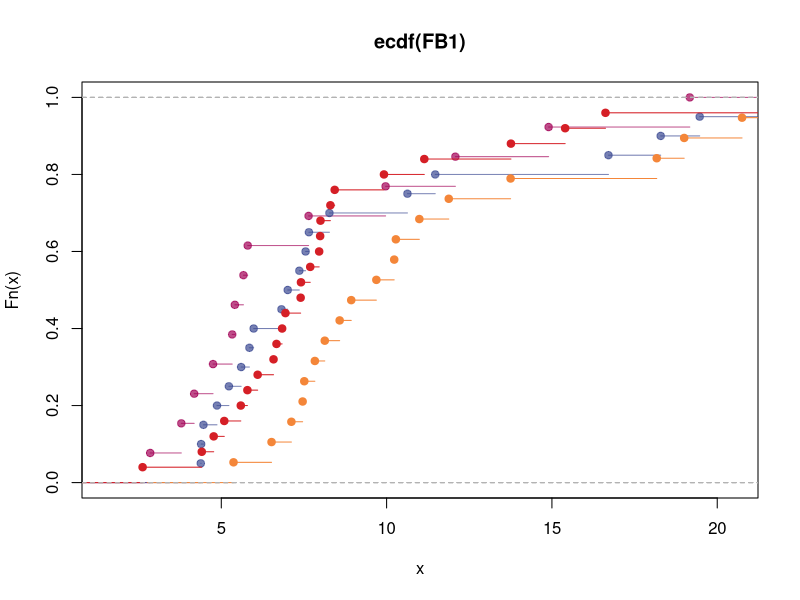

This figure's R source: (Note: this script raises an error after producing the figure.)
setwd("D:/ArchR/fibroblast/")
library(ggplot2)
FB1<-c(4.18,5.80,9.97 ,5.33 ,2.85 ,5.41 ,12.08 ,7.64 ,19.17 ,14.90 ,3.79 ,4.75 ,5.67)
FB2<-c(19.47 ,5.98 ,5.60 ,4.46 ,16.71 ,7.36 ,18.29 ,4.39 ,6.82 ,10.63 ,25.65 ,5.23 ,11.47 ,7.55 ,7.65 ,4.38 ,5.85 ,8.27 ,4.87,7.01 )
FB3<-c(10.28 ,11.88 ,19.00 ,8.13 ,9.69 ,7.83 ,18.17 ,10.99 ,21.64 ,8.93 ,10.23 ,13.75 ,7.46 ,5.37 ,6.52 ,7.12 ,20.75 ,8.58 ,7.51 )
FB4<-c(11.14 ,7.96 ,4.41 ,6.94 ,16.62 ,13.76 ,6.10 ,7.40 ,7.99 ,8.43 ,6.84 ,2.62 ,5.79 ,6.67 ,8.00 ,22.45 ,8.30 ,5.59 ,5.09 ,7.41 ,9.92 ,4.77 ,15.40 ,7.69 ,6.58)

FB1<-ecdf(FB1)
FB2<-ecdf(FB2)
FB3<-ecdf(FB3)
FB4<-ecdf(FB4)
plot(FB1,col="#A20056B2")
lines(FB2, col = "#3B4992B2")
lines(FB3, col = "#F48639")
lines(FB4, col = "#D51F26")
lines(x, col = "black")
ks.test(FB3,x)
##random select some numbers for test###
set.seed(3)
x=runif(n=20,min = 0,max = 25)

####density plot####
plot(density(FB4), col = "#D51F26")

lines(density(FB1),col="#A20056B2")
lines(density(FB2), col = "#3B4992B2")
lines(density(FB3), col = "#F48639")

str(FB4)
subtype<-c(rep("FB1",14),rep("FB2",19),rep("FB3",20),rep("FB4",25))
value<-c(FB1,FB2,FB3,FB4)
den<-data.frame(Group=subtype,value=value)
den
p<-ggplot(den, aes(x = value))
p + geom_density(aes(color = Group))+scale_fill_manual(values = c("#A20056B2", "#3B4992B2","#F48639","#D51F26"))
